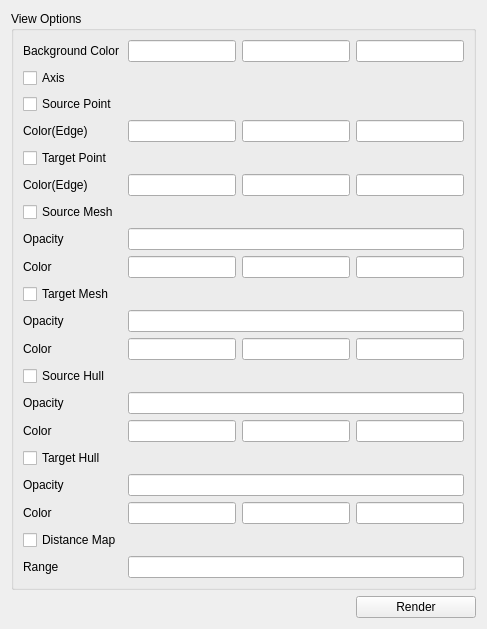
      <widget class="QWidget" name="Widget_View">
       <attribute name="title">
        <string>View</string>
       </attribute>
       <layout class="QGridLayout" name="gridLayout_2">
        <item row="4" column="0">
         <widget class="QPushButton" name="PushButton_Render">
          <property name="minimumSize">
           <size>
            <width>10</width>
            <height>0</height>
           </size>
          </property>
          <property name="maximumSize">
           <size>
            <width>120</width>
            <height>100</height>
           </size>
          </property>
          <property name="layoutDirection">
           <enum>Qt::RightToLeft</enum>
          </property>
          <property name="autoFillBackground">
           <bool>false</bool>
          </property>
          <property name="text">
           <string>Render</string>
          </property>
         </widget>
        </item>
        <item row="3" column="0">
         <widget class="QGroupBox" name="GroupBox_ViewModel">
          <property name="sizePolicy">
           <sizepolicy hsizetype="Preferred" vsizetype="Preferred">
            <horstretch>0</horstretch>
            <verstretch>1</verstretch>
           </sizepolicy>
          </property>
          <property name="title">
           <string>View Options</string>
          </property>
          <layout class="QGridLayout" name="gridLayout_3">
           <item row="37" column="0">
            <widget class="QCheckBox" name="ViewCheck_DistanceMap">
             <property name="text">
              <string>Distance Map</string>
             </property>
            </widget>
           </item>
           <item row="0" column="2">
            <widget class="QLineEdit" name="LineEdit_BackGroundG">
             <property name="sizePolicy">
              <sizepolicy hsizetype="Maximum" vsizetype="Fixed">
               <horstretch>1</horstretch>
               <verstretch>0</verstretch>
              </sizepolicy>
             </property>
            </widget>
           </item>
           <item row="0" column="3">
            <widget class="QLineEdit" name="LineEdit_BackGroundB">
             <property name="sizePolicy">
              <sizepolicy hsizetype="Maximum" vsizetype="Fixed">
               <horstretch>1</horstretch>
               <verstretch>0</verstretch>
              </sizepolicy>
             </property>
            </widget>
           </item>
           <item row="13" column="2">
            <widget class="QLineEdit" name="LineEdit_TargetPointG">
             <property name="sizePolicy">
              <sizepolicy hsizetype="Expanding" vsizetype="Fixed">
               <horstretch>1</horstretch>
               <verstretch>0</verstretch>
              </sizepolicy>
             </property>
            </widget>
           </item>
           <item row="9" column="0">
            <widget class="QLabel" name="Label_SourcePointColor">
             <property name="sizePolicy">
              <sizepolicy hsizetype="Minimum" vsizetype="Preferred">
               <horstretch>1</horstretch>
               <verstretch>0</verstretch>
              </sizepolicy>
             </property>
             <property name="maximumSize">
              <size>
               <width>100</width>
               <height>16777215</height>
              </size>
             </property>
             <property name="text">
              <string>Color(Edge)</string>
             </property>
            </widget>
           </item>
           <item row="13" column="0">
            <widget class="QLabel" name="Label_TargetPointColor">
             <property name="sizePolicy">
              <sizepolicy hsizetype="Expanding" vsizetype="Preferred">
               <horstretch>1</horstretch>
               <verstretch>0</verstretch>
              </sizepolicy>
             </property>
             <property name="maximumSize">
              <size>
               <width>100</width>
               <height>16777215</height>
              </size>
             </property>
             <property name="text">
              <string>Color(Edge)</string>
             </property>
            </widget>
           </item>
           <item row="13" column="3">
            <widget class="QLineEdit" name="LineEdit_TargetPointB">
             <property name="sizePolicy">
              <sizepolicy hsizetype="Expanding" vsizetype="Fixed">
               <horstretch>1</horstretch>
               <verstretch>0</verstretch>
              </sizepolicy>
             </property>
            </widget>
           </item>
           <item row="0" column="0">
            <widget class="QLabel" name="Label_BackgroundColor">
             <property name="sizePolicy">
              <sizepolicy hsizetype="Maximum" vsizetype="Preferred">
               <horstretch>1</horstretch>
               <verstretch>0</verstretch>
              </sizepolicy>
             </property>
             <property name="maximumSize">
              <size>
               <width>100</width>
               <height>16777215</height>
              </size>
             </property>
             <property name="text">
              <string>Background Color</string>
             </property>
            </widget>
           </item>
           <item row="9" column="2">
            <widget class="QLineEdit" name="LineEdit_SourcePointG">
             <property name="sizePolicy">
              <sizepolicy hsizetype="Expanding" vsizetype="Fixed">
               <horstretch>1</horstretch>
               <verstretch>0</verstretch>
              </sizepolicy>
             </property>
            </widget>
           </item>
           <item row="13" column="1">
            <widget class="QLineEdit" name="LineEdit_TargetPointR">
             <property name="sizePolicy">
              <sizepolicy hsizetype="Preferred" vsizetype="Fixed">
               <horstretch>1</horstretch>
               <verstretch>0</verstretch>
              </sizepolicy>
             </property>
            </widget>
           </item>
           <item row="9" column="3">
            <widget class="QLineEdit" name="LineEdit_SourcePointB">
             <property name="sizePolicy">
              <sizepolicy hsizetype="Expanding" vsizetype="Fixed">
               <horstretch>1</horstretch>
               <verstretch>0</verstretch>
              </sizepolicy>
             </property>
            </widget>
           </item>
           <item row="0" column="1">
            <widget class="QLineEdit" name="LineEdit_BackGroundR">
             <property name="sizePolicy">
              <sizepolicy hsizetype="Preferred" vsizetype="Fixed">
               <horstretch>1</horstretch>
               <verstretch>0</verstretch>
              </sizepolicy>
             </property>
            </widget>
           </item>
           <item row="21" column="2">
            <widget class="QLineEdit" name="LineEdit_SourceMeshG">
             <property name="sizePolicy">
              <sizepolicy hsizetype="Expanding" vsizetype="Fixed">
               <horstretch>1</horstretch>
               <verstretch>0</verstretch>
              </sizepolicy>
             </property>
            </widget>
           </item>
           <item row="35" column="1" colspan="3">
            <widget class="QLineEdit" name="LineEdit_TargetConvexHullOpacity">
             <property name="sizePolicy">
              <sizepolicy hsizetype="Minimum" vsizetype="Fixed">
               <horstretch>2</horstretch>
               <verstretch>0</verstretch>
              </sizepolicy>
             </property>
            </widget>
           </item>
           <item row="35" column="0">
            <widget class="QLabel" name="Label_TargetConvexHullOpacity">
             <property name="sizePolicy">
              <sizepolicy hsizetype="Expanding" vsizetype="Preferred">
               <horstretch>1</horstretch>
               <verstretch>0</verstretch>
              </sizepolicy>
             </property>
             <property name="maximumSize">
              <size>
               <width>100</width>
               <height>16777215</height>
              </size>
             </property>
             <property name="text">
              <string>Opacity</string>
             </property>
            </widget>
           </item>
           <item row="26" column="3">
            <widget class="QLineEdit" name="LineEdit_TargetMeshB">
             <property name="sizePolicy">
              <sizepolicy hsizetype="Expanding" vsizetype="Fixed">
               <horstretch>1</horstretch>
               <verstretch>0</verstretch>
              </sizepolicy>
             </property>
            </widget>
           </item>
           <item row="25" column="1" colspan="3">
            <widget class="QLineEdit" name="LineEdit_TargetMeshOpacity">
             <property name="sizePolicy">
              <sizepolicy hsizetype="Minimum" vsizetype="Fixed">
               <horstretch>2</horstretch>
               <verstretch>0</verstretch>
              </sizepolicy>
             </property>
            </widget>
           </item>
           <item row="25" column="0">
            <widget class="QLabel" name="Label_TargetMeshOpacity">
             <property name="sizePolicy">
              <sizepolicy hsizetype="Expanding" vsizetype="Preferred">
               <horstretch>1</horstretch>
               <verstretch>0</verstretch>
              </sizepolicy>
             </property>
             <property name="maximumSize">
              <size>
               <width>100</width>
               <height>16777215</height>
              </size>
             </property>
             <property name="text">
              <string>Opacity</string>
             </property>
            </widget>
           </item>
           <item row="36" column="1">
            <widget class="QLineEdit" name="LineEdit_TargetConvexHullR">
             <property name="sizePolicy">
              <sizepolicy hsizetype="Preferred" vsizetype="Fixed">
               <horstretch>1</horstretch>
               <verstretch>0</verstretch>
              </sizepolicy>
             </property>
            </widget>
           </item>
           <item row="21" column="1">
            <widget class="QLineEdit" name="LineEdit_SourceMeshR">
             <property name="sizePolicy">
              <sizepolicy hsizetype="Preferred" vsizetype="Fixed">
               <horstretch>1</horstretch>
               <verstretch>0</verstretch>
              </sizepolicy>
             </property>
            </widget>
           </item>
           <item row="26" column="2">
            <widget class="QLineEdit" name="LineEdit_TargetMeshG">
             <property name="sizePolicy">
              <sizepolicy hsizetype="Expanding" vsizetype="Fixed">
               <horstretch>1</horstretch>
               <verstretch>0</verstretch>
              </sizepolicy>
             </property>
            </widget>
           </item>
           <item row="21" column="0">
            <widget class="QLabel" name="Label_SourceMeshColor">
             <property name="sizePolicy">
              <sizepolicy hsizetype="Expanding" vsizetype="Preferred">
               <horstretch>1</horstretch>
               <verstretch>0</verstretch>
              </sizepolicy>
             </property>
             <property name="maximumSize">
              <size>
               <width>100</width>
               <height>16777215</height>
              </size>
             </property>
             <property name="text">
              <string>Color</string>
             </property>
            </widget>
           </item>
           <item row="26" column="0">
            <widget class="QLabel" name="Label_TargetMeshColor">
             <property name="sizePolicy">
              <sizepolicy hsizetype="Expanding" vsizetype="Preferred">
               <horstretch>1</horstretch>
               <verstretch>0</verstretch>
              </sizepolicy>
             </property>
             <property name="maximumSize">
              <size>
               <width>100</width>
               <height>16777215</height>
              </size>
             </property>
             <property name="text">
              <string>Color</string>
             </property>
            </widget>
           </item>
           <item row="31" column="0">
            <widget class="QLabel" name="Label_SourceConvexHullColor">
             <property name="sizePolicy">
              <sizepolicy hsizetype="Expanding" vsizetype="Preferred">
               <horstretch>1</horstretch>
               <verstretch>0</verstretch>
              </sizepolicy>
             </property>
             <property name="maximumSize">
              <size>
               <width>100</width>
               <height>16777215</height>
              </size>
             </property>
             <property name="text">
              <string>Color</string>
             </property>
            </widget>
           </item>
           <item row="26" column="1">
            <widget class="QLineEdit" name="LineEdit_TargetMeshR">
             <property name="sizePolicy">
              <sizepolicy hsizetype="Preferred" vsizetype="Fixed">
               <horstretch>1</horstretch>
               <verstretch>0</verstretch>
              </sizepolicy>
             </property>
            </widget>
           </item>
           <item row="21" column="3">
            <widget class="QLineEdit" name="LineEdit_SourceMeshB">
             <property name="sizePolicy">
              <sizepolicy hsizetype="Expanding" vsizetype="Fixed">
               <horstretch>1</horstretch>
               <verstretch>0</verstretch>
              </sizepolicy>
             </property>
            </widget>
           </item>
           <item row="30" column="1" colspan="3">
            <widget class="QLineEdit" name="LineEdit_SourceConvexHullOpacity">
             <property name="sizePolicy">
              <sizepolicy hsizetype="Minimum" vsizetype="Fixed">
               <horstretch>2</horstretch>
               <verstretch>0</verstretch>
              </sizepolicy>
             </property>
            </widget>
           </item>
           <item row="31" column="2">
            <widget class="QLineEdit" name="LineEdit_SourceConvexHullG">
             <property name="sizePolicy">
              <sizepolicy hsizetype="Expanding" vsizetype="Fixed">
               <horstretch>1</horstretch>
               <verstretch>0</verstretch>
              </sizepolicy>
             </property>
            </widget>
           </item>
           <item row="36" column="0">
            <widget class="QLabel" name="Label_TargetConvexHullColor">
             <property name="sizePolicy">
              <sizepolicy hsizetype="Expanding" vsizetype="Preferred">
               <horstretch>1</horstretch>
               <verstretch>0</verstretch>
              </sizepolicy>
             </property>
             <property name="maximumSize">
              <size>
               <width>100</width>
               <height>16777215</height>
              </size>
             </property>
             <property name="text">
              <string>Color</string>
             </property>
            </widget>
           </item>
           <item row="31" column="1">
            <widget class="QLineEdit" name="LineEdit_SourceConvexHullR">
             <property name="sizePolicy">
              <sizepolicy hsizetype="Preferred" vsizetype="Fixed">
               <horstretch>1</horstretch>
               <verstretch>0</verstretch>
              </sizepolicy>
             </property>
            </widget>
           </item>
           <item row="31" column="3">
            <widget class="QLineEdit" name="LineEdit_SourceConvexHullB">
             <property name="sizePolicy">
              <sizepolicy hsizetype="Expanding" vsizetype="Fixed">
               <horstretch>1</horstretch>
               <verstretch>0</verstretch>
              </sizepolicy>
             </property>
            </widget>
           </item>
           <item row="36" column="2">
            <widget class="QLineEdit" name="LineEdit_TargetConvexHullG">
             <property name="sizePolicy">
              <sizepolicy hsizetype="Expanding" vsizetype="Fixed">
               <horstretch>1</horstretch>
               <verstretch>0</verstretch>
              </sizepolicy>
             </property>
            </widget>
           </item>
           <item row="30" column="0">
            <widget class="QLabel" name="Label_ConvexHullOpacity">
             <property name="sizePolicy">
              <sizepolicy hsizetype="Expanding" vsizetype="Preferred">
               <horstretch>1</horstretch>
               <verstretch>0</verstretch>
              </sizepolicy>
             </property>
             <property name="maximumSize">
              <size>
               <width>100</width>
               <height>16777215</height>
              </size>
             </property>
             <property name="text">
              <string>Opacity</string>
             </property>
            </widget>
           </item>
           <item row="36" column="3">
            <widget class="QLineEdit" name="LineEdit_TargetConvexHullB">
             <property name="sizePolicy">
              <sizepolicy hsizetype="Expanding" vsizetype="Fixed">
               <horstretch>1</horstretch>
               <verstretch>0</verstretch>
              </sizepolicy>
             </property>
            </widget>
           </item>
           <item row="20" column="0">
            <widget class="QLabel" name="Label_SourceMeshOpacity">
             <property name="sizePolicy">
              <sizepolicy hsizetype="Expanding" vsizetype="Preferred">
               <horstretch>1</horstretch>
               <verstretch>0</verstretch>
              </sizepolicy>
             </property>
             <property name="maximumSize">
              <size>
               <width>100</width>
               <height>16777215</height>
              </size>
             </property>
             <property name="text">
              <string>Opacity</string>
             </property>
            </widget>
           </item>
           <item row="9" column="1">
            <widget class="QLineEdit" name="LineEdit_SourcePointR">
             <property name="sizePolicy">
              <sizepolicy hsizetype="Preferred" vsizetype="Fixed">
               <horstretch>1</horstretch>
               <verstretch>0</verstretch>
              </sizepolicy>
             </property>
            </widget>
           </item>
           <item row="1" column="0">
            <widget class="QCheckBox" name="ViewCheck_Axis">
             <property name="sizePolicy">
              <sizepolicy hsizetype="Maximum" vsizetype="Fixed">
               <horstretch>1</horstretch>
               <verstretch>0</verstretch>
              </sizepolicy>
             </property>
             <property name="maximumSize">
              <size>
               <width>16777215</width>
               <height>16777215</height>
              </size>
             </property>
             <property name="text">
              <string>Axis</string>
             </property>
            </widget>
           </item>
           <item row="22" column="0">
            <widget class="QCheckBox" name="ViewCheck_TargetMesh">
             <property name="maximumSize">
              <size>
               <width>16777215</width>
               <height>16777215</height>
              </size>
             </property>
             <property name="text">
              <string>Target Mesh</string>
             </property>
            </widget>
           </item>
           <item row="14" column="0">
            <widget class="QCheckBox" name="ViewCheck_SourceMesh">
             <property name="maximumSize">
              <size>
               <width>16777215</width>
               <height>16777215</height>
              </size>
             </property>
             <property name="text">
              <string>Source Mesh</string>
             </property>
            </widget>
           </item>
           <item row="2" column="0">
            <widget class="QCheckBox" name="ViewCheck_SourcePoint">
             <property name="maximumSize">
              <size>
               <width>16777215</width>
               <height>16777215</height>
              </size>
             </property>
             <property name="text">
              <string>Source Point</string>
             </property>
            </widget>
           </item>
           <item row="10" column="0">
            <widget class="QCheckBox" name="ViewCheck_TargetPoint">
             <property name="maximumSize">
              <size>
               <width>16777215</width>
               <height>16777215</height>
              </size>
             </property>
             <property name="text">
              <string>Target Point</string>
             </property>
            </widget>
           </item>
           <item row="27" column="0">
            <widget class="QCheckBox" name="ViewCheck_SourceConvexHull">
             <property name="maximumSize">
              <size>
               <width>16777215</width>
               <height>16777215</height>
              </size>
             </property>
             <property name="text">
              <string>Source Hull</string>
             </property>
            </widget>
           </item>
           <item row="32" column="0">
            <widget class="QCheckBox" name="ViewCheck_TargetConvexHull">
             <property name="maximumSize">
              <size>
               <width>16777215</width>
               <height>16777215</height>
              </size>
             </property>
             <property name="text">
              <string>Target Hull</string>
             </property>
            </widget>
           </item>
           <item row="20" column="1" colspan="3">
            <widget class="QLineEdit" name="LineEdit_SourceMeshOpacity">
             <property name="sizePolicy">
              <sizepolicy hsizetype="Minimum" vsizetype="Fixed">
               <horstretch>2</horstretch>
               <verstretch>0</verstretch>
              </sizepolicy>
             </property>
            </widget>
           </item>
           <item row="38" column="0">
            <widget class="QLabel" name="Label_Range">
             <property name="text">
              <string>Range</string>
             </property>
            </widget>
           </item>
           <item row="38" column="1" colspan="3">
            <widget class="QLineEdit" name="LineEdit_Range"/>
           </item>
          </layout>
         </widget>
        </item>
       </layout>
      </widget>
